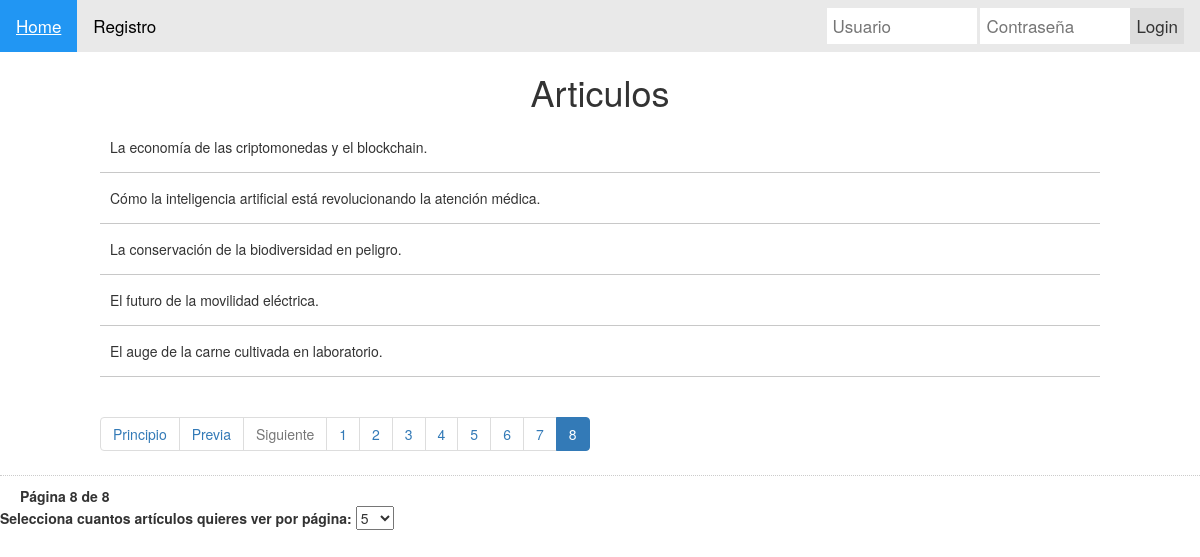
The page /Controladors/index.php?pagina=8 on the database its author committed.
### tables this page shows
CREATE TABLE IF NOT EXISTS `articles` (
  `id` int(11) NOT NULL AUTO_INCREMENT,
  `article` text NOT NULL,
  `id_usuaris` int(10) UNSIGNED NOT NULL,
  PRIMARY KEY (`id`),
  KEY `fk_articles_usuaris` (`id_usuaris`)
);

### Controladors/index.php (the view, shortened to what this page needs)
<?php
  function mostrarArticulosBBDD($conn, $articulosPorPagina, $offset){
    $stmt = $conn->prepare("SELECT * FROM articles LIMIT :offset, :articulosPorPagina");
    $stmt->bindParam(':offset', $offset, PDO::PARAM_INT);
    $stmt->bindParam(':articulosPorPagina', $articulosPorPagina, PDO::PARAM_INT);
    $stmt->execute();
    echo '<ul>';
    while ($resultat = $stmt->fetch(PDO::FETCH_ASSOC)) {
        echo '<li>' . htmlspecialchars($resultat['article']) . '</li>';
    }
    echo '</ul>';
}
include "../Vistes/index.vista.php"
?>

### Estils/estils_pt03.css (style rules this page uses)
* { margin: 0; padding: 0; -webkit-box-sizing: border-box; -moz-box-sizing: border-box; box-sizing: border-box; }
body { background: #e9e9e9; color: #2e2e2e; font-family: 'Open Sans Condensed', sans-serif; }
.contenidor .articles ul { list-style: none; }
.contenidor .articles ul li { padding:15px 10px; border-bottom: 1px solid #c8c8c8; }
* { box-sizing: border-box; }

### rows shown on the page
articles: article "La economía de las criptomonedas y el blockchain."
articles: article "Cómo la inteligencia artificial está revolucionando la atención médica."
articles: article "La conservación de la biodiversidad en peligro."
articles: article "El futuro de la movilidad eléctrica."
articles: article "El auge de la carne cultivada en laboratorio."

### other values the page prints
$paginaActual "8"
$numPagines "8"
